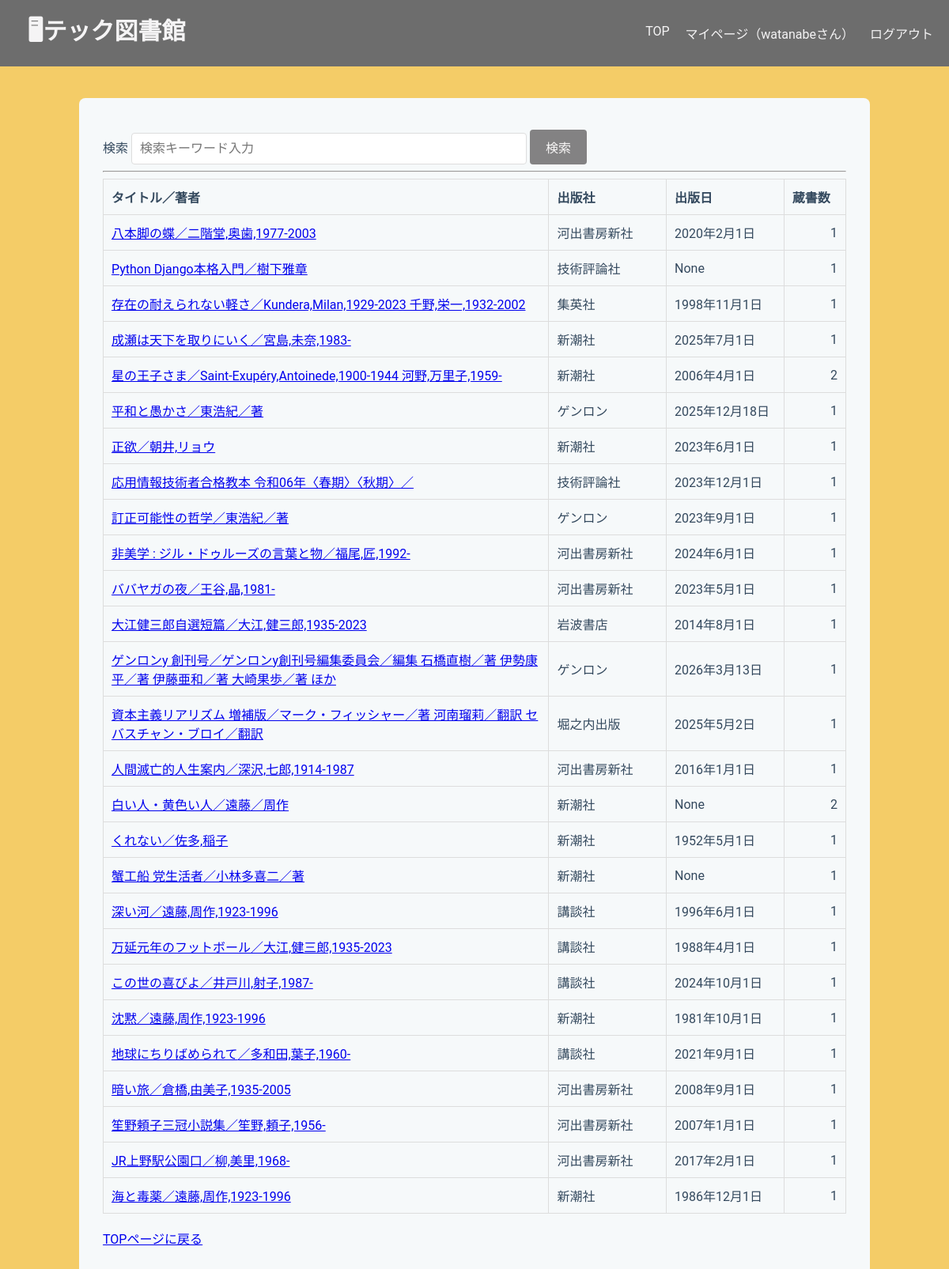
/library/search/results/ (signed in), run on an earlier commit of the app's database.
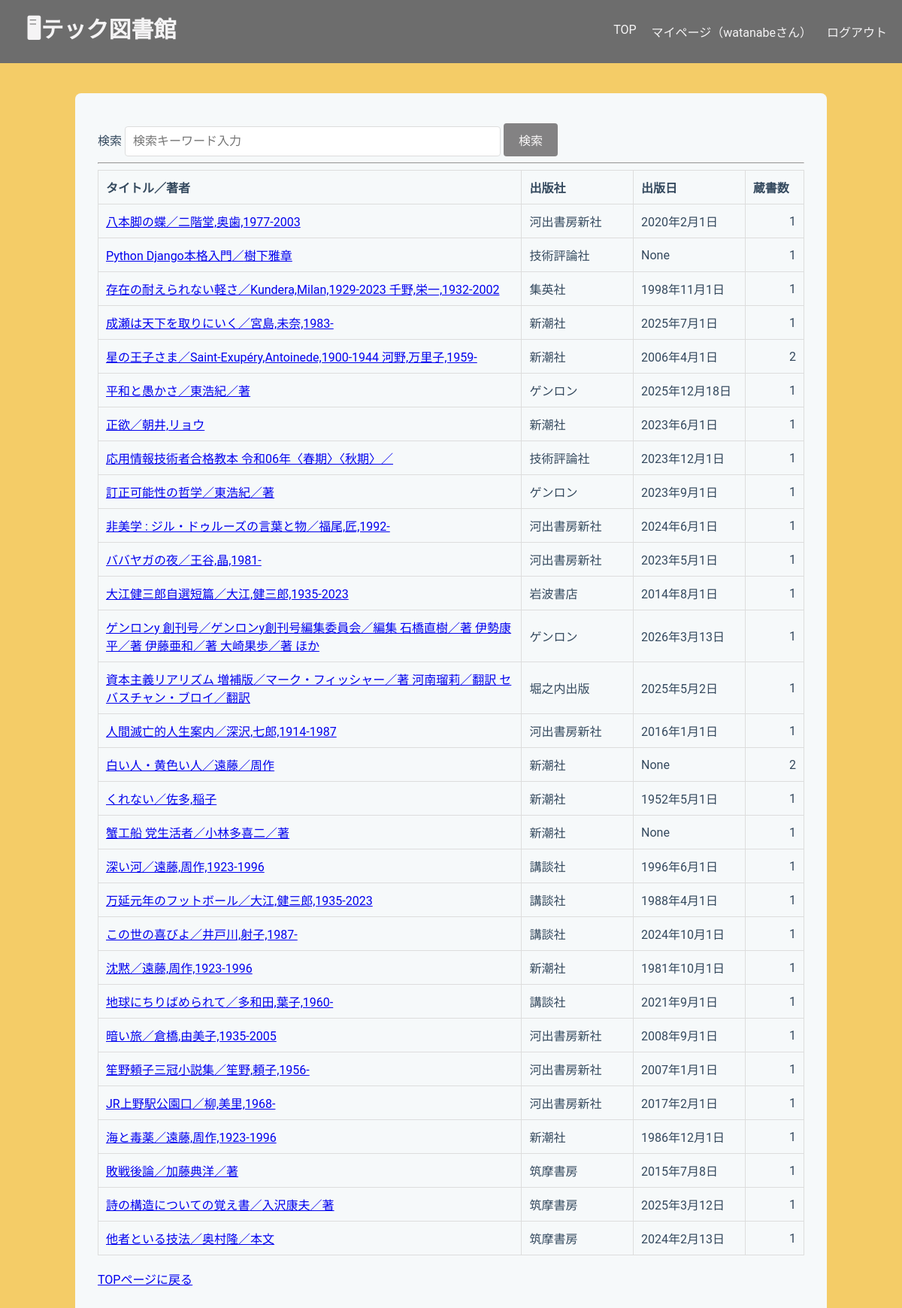
And on a later commit of the database.
### libraryapp/models.py (models this page shows, shortened)
class Book(models.Model):
    isbn = models.CharField(
        max_length=17,
        help_text='ISBN-10 または ISBN-13（ハイフン可）',
        verbose_name='ISBN',
        unique=True,
    )
    title = models.CharField(max_length=200, blank=True)
    author = models.CharField(max_length=200, null=True, blank=True)
    publisher = models.CharField(max_length=200, null=True, blank=True)
    publication_date = models.DateField(null=True, blank=True)
    description = models.TextField(null=True, blank=True)
    cover_url = models.URLField(null=True, blank=True)
    edition_number = models.IntegerField(default=1)
    @property
    def stock_count(self):
        return self.stocks.count()

### libraryapp/views.py (the view)
# urls.py: path('search/results/', views.SearchResultsView.as_view(), name='search_results'),
class SearchResultsView(LoginRequiredMixin, ListView):
    model = Book
    template_name = "libraryapp/search_results.html"
    context_object_name = "book_list"
    paginate_by = 30
    def get_queryset(self):
        queryset = super().get_queryset()
        query = self.request.GET.get('q', '')
        return queryset.filter(
                Q(title__icontains=query) |
                Q(author__icontains=query) |
                Q(publisher__icontains=query)
        )

### templates/libraryapp/search_results.html (shortened to what this page needs)
{% extends "libraryapp/base.html" %}
{% block content %}
<form method="get" action="{% url 'search_results' %}">
    <label for="title">検索</label>
    <input type="text" name="q" placeholder="検索キーワード入力"
        value="{{ request.GET.q|default_if_none:''}}">
    <button type="submit">検索</button>
</form>
<hr>
<table border="1">
    <tr>
        <th class="title">タイトル／著者</th>
        <th class="publisher">出版社</th>
        <th class="date">出版日</th>
        <th class="stock_count">蔵書数</th>
    </tr>
    {% for book in book_list %}
    <tr>
        <td>
            <a href="{% url 'book_detail' book.id %}?{{ request.GET.urlencode }}">
                {{ book.title }}／{{ book.author }}
            </a>
        </td>
        <td>{{ book.publisher }}</td>
        <td>{{ book.publication_date }}</td>
        <td class="stock_count_td">{{ book.stock_count }}</td>
    </tr>
    {% empty %}
    <tr>
        <td colspan="3">該当する本がありません。</td>
    </tr>
    {% endfor %}
</table>
<br>
<a href="{% url 'home' %}">TOPページに戻る</a>
{% endblock content %}

### templates/libraryapp/base.html (shortened to what this page needs)
<!DOCTYPE html>
<html lang="ja">
<head>
    {% load static %}
    <link rel="stylesheet" href="{% static 'libraryapp/base.css' %}">
</head>
<body>
    <header class="header">
        <h1>
            <a href="{% url 'home' %}">
                <strong>🖥テック図書館</strong>
            </a>
        </h1>
        <nav>
            <a href="{% url 'home' %}">TOP</a>
            <a href="{% url 'mypage' %}">マイページ（{{ user.username }}さん）</a>
            <form method="post" action="{% url 'logout' %}" class="logout-form">
                <button type="submit" class="logout-link">ログアウト</button>
            </form>
        </nav>
    </header>
    <main class="container">
        {% block content %}{% endblock %}
    </main>
</body>
</html>

### static/libraryapp/base.css (style rules this page uses)
body { font-family: 'Roboto', 'Segoe UI', Tahoma, Geneva, Verdana, sans-serif; background-color: #f4cc67; color: #34495e; margin: 0; }
.header { display: flex; background-color: #6d6d6d; justify-content: space-between; align-items: center; }
.header h1 { color: #f5f4f5; margin: 15px; width: auto; padding-left: 20px; font-size: 30px; }
.header h1 a { color: #f5f4f5; text-decoration: none; }
.header nav { color: #f5f4f5; display: flex; gap: 20px; width: auto; padding-right: 20px; margin: 0; }
.header nav a { color: #f5f4f5; text-decoration: none; }
.container { background-color: #f6f9fa; padding: 40px 30px; border-radius: 8px; max-width: 1000px; width: 100%; box-sizing: border-box; margin: 40px auto; }
form input[type="text"] { width: 500px; padding: 10px; border: 1px solid #ddd; border-radius: 4px; font-size: 16px; box-sizing: border-box; }
form button { white-space: nowrap; background-color: #717071dc; color: #faf8f8; padding: 10px 20px; border: none; border-radius: 4px; cursor: pointer; font-size: 16px; font-weight: 500; }
table { border-collapse: collapse; }
th, td { text-align: left; vertical-align: middle; padding: 10px; border: 1px solid #ddd; }
th:first-child, td:first-child { text-align: left; }
.logout-form { display: inline; }
.logout-form button { background: none; border: none; padding: 0; color: inherit; font: inherit; cursor: pointer; }
.title { width: 60%; }
.publisher { width: 110px; white-space: nowrap; }
.date { width: 110px; white-space: nowrap; }
.stock_count { width: 40px; white-space: nowrap; }
.stock_count_td { text-align: right; }

What changed in the data, as far as the page shows it:
added Book: title "敗戦後論", author "加藤典洋／著", publisher "筑摩書房", publication_date "2015年7月8日", stock_count "1"
added Book: title "詩の構造についての覚え書", author "入沢康夫／著", publisher "筑摩書房", publication_date "2025年3月12日", stock_count "1"
added Book: title "他者といる技法", author "奥村隆／本文", publisher "筑摩書房", publication_date "2024年2月13日", stock_count "1"
